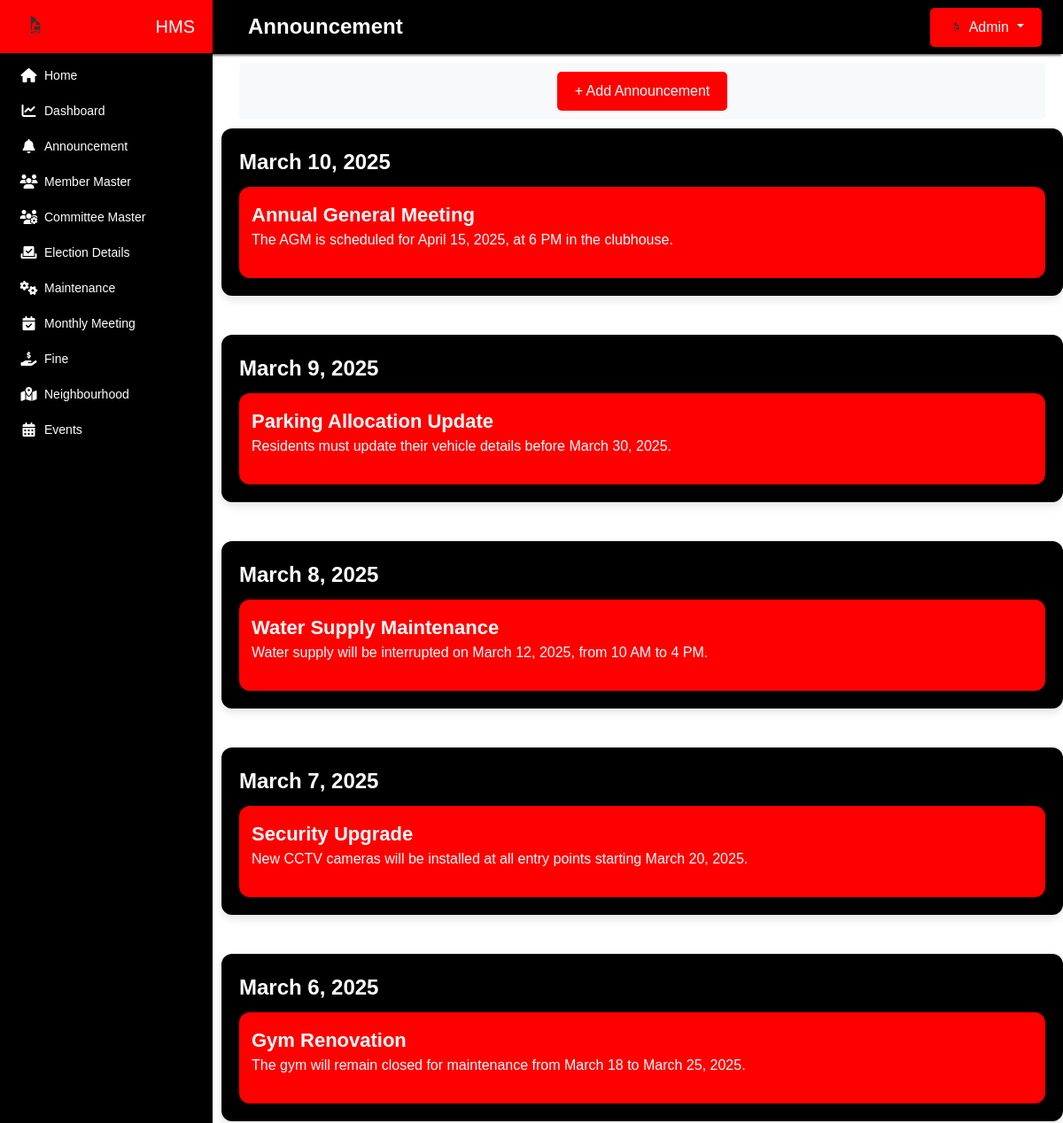
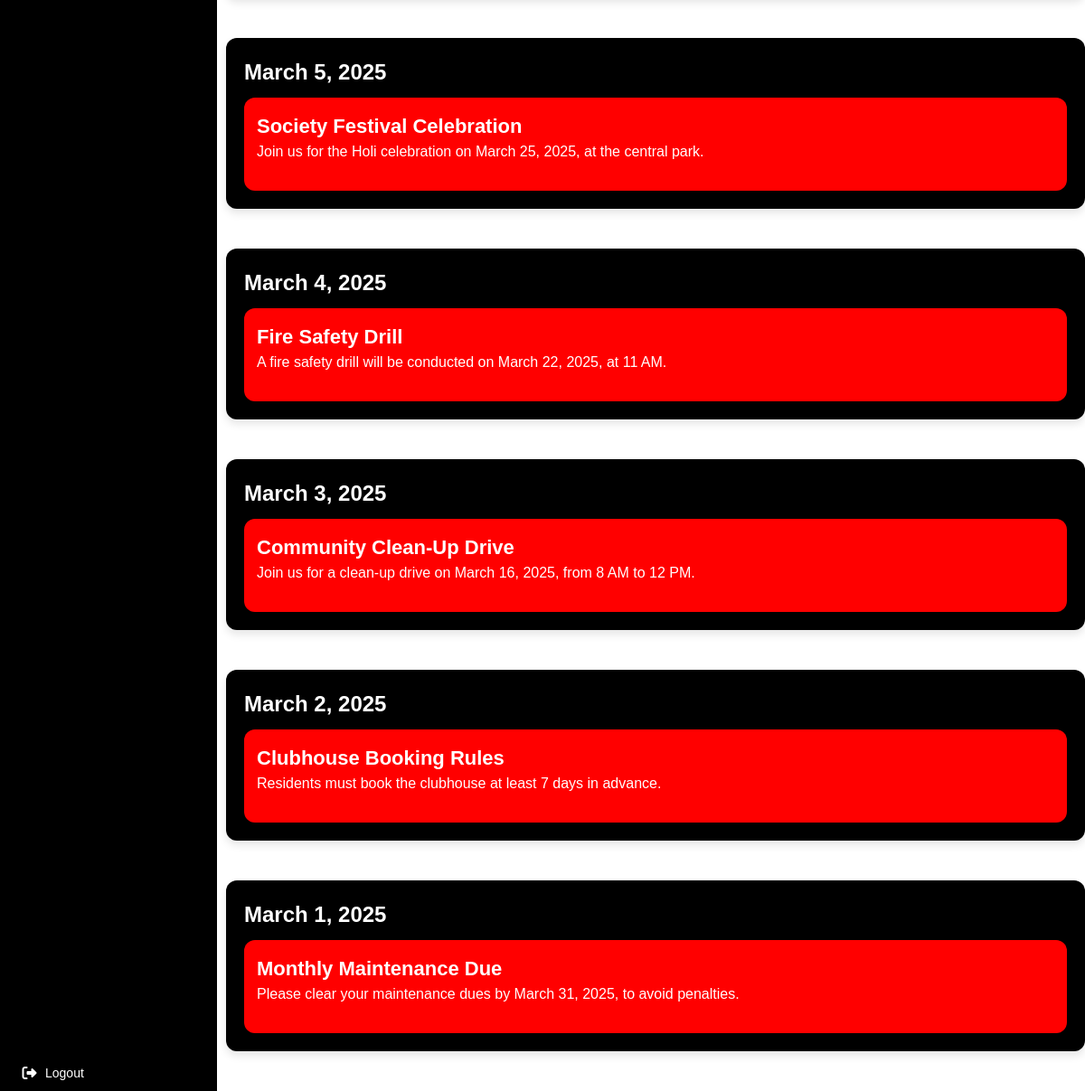
The page /frmAnnouncement.php (signed in) on the database its author committed (2 pictures, top to bottom).
### tables this page shows
CREATE TABLE `announcement` (
  `announcement_subject` varchar(255) NOT NULL,
  `announcement_text` varchar(255) NOT NULL,
  `created_at` timestamp NOT NULL DEFAULT current_timestamp()
);

### frmAnnouncement.php (the view, shortened to what this page needs)
<?php
include("db.php");
?>
<!DOCTYPE html>
<html lang="en">
<head>
    <?php include('Sidebar.php'); ?>
    <link rel="stylesheet" href="css/styleMaster.css">
</head>
<body>
<section class="home-section">
<nav class="custom-navbar d-flex justify-content-between align-items-center">
        <h1>Announcement</h1>
        <?php
            include 'AdminDropDown.php';
        ?>
      </nav>
    <div class="home-content">
         <div class="add-announcement-box">
            <button class="btn btn-success add-announcement-btn" onclick="openModal()">+ Add Announcement</button>
        </div>
        <?php
          $sql = "SELECT announcement_subject, announcement_text, created_at FROM announcement ORDER BY created_at DESC";
          $result = $conn->query($sql);
        ?>
        <div class="content-box">
            <?php while ($row = $result->fetch_assoc()): ?>
                <div class="day">
                    <div class="title"><?php echo date("F j, Y", strtotime($row['created_at'])); ?></div>
                    <div class="announce">
                        <div class="annou-title"><?php echo htmlspecialchars($row['announcement_subject']); ?></div>
                        <p><?php echo nl2br(htmlspecialchars($row['announcement_text'])); ?></p>
                    </div>
                </div>
                <br>
            <?php endwhile; ?>
        </div>
    </div>
</section>
</body>
</html>

### Sidebar.php (shortened to what this page needs)
    <link href="https://cdn.jsdelivr.net/npm/bootstrap@5.3.0/dist/css/bootstrap.min.css" rel="stylesheet">
    <link rel="stylesheet" href="https://cdnjs.cloudflare.com/ajax/libs/font-awesome/6.4.2/css/all.min.css">
    <link rel="stylesheet" type="text/css" href="css/stylehp.css">
<div class="sidebar">
    <div class="sidebar-container" id="sidebar">
        <div class="logo-details">
            <img src="images/1.png" alt="logo">
            <span class="logo_name">HMS</span>
        </div>
        <ul class="nav-links">
            <li><a href="index.php"><i class="fas fa fa-home"></i><span class="links_name">Home</span></a></li>
            <li><a href="frmAdminDashboard.php"><i class="fas fa-chart-line"></i><span class="links_name">Dashboard</span></a></li>
            <li><a href="frmAnnouncement.php"><i class="fas fa-bell"></i><span class="links_name">Announcement</span></a></li>
            <li><a href="frmMemberMaster.php"><i class="fas fa-users"></i><span class="links_name">Member Master</span></a></li>
            <li><a href="frmCommitteeMaster.php"><i class="fas fa-users-cog"></i><span class="links_name">Committee Master</span></a></li>
            <li><a href="frmElectionDetails.php"><i class="fas fa-vote-yea"></i><span class="links_name">Election Details</span></a></li>
            <li><a href="frmMaintenance.php"><i class="fas fa-cogs"></i><span class="links_name">Maintenance</span></a></li>
            <li><a href="frmMonthlyMeeting.php"><i class="fas fa-calendar-check"></i><span class="links_name">Monthly Meeting</span></a></li>
            <li><a href="frmFine.php"><i class="fas fa-hand-holding-usd"></i><span class="links_name">Fine</span></a></li>
            <li><a href="frmNeighbourHood.php"><i class="fas fa-map-marked-alt"></i><span class="links_name">Neighbourhood</span></a></li>
            <li><a href="frmEvent.php"><i class="fas fa-calendar-alt"></i><span class="links_name">Events</span></a></li>
            <li class="log_out"><a href="logout.php"><i class="fas fa-sign-out-alt"></i><span class="links_name">Logout</span></a></li>
        </ul>
    </div>
</div>

### AdminDropDown.php (shortened to what this page needs)
<?php
require('db.php');
$username = $_SESSION['username'];
$sql = "SELECT * FROM users WHERE username = ?";
$stmt = $conn->prepare($sql);
$stmt->bind_param("s", $username);
$stmt->execute();
$result = $stmt->get_result();
if ($result->num_rows > 0) {
    $user = $result->fetch_assoc();
} else {
    echo "User not found.";
    exit();
}
$profileImage = (!empty($user['profile_image']) && file_exists("Login1/" . $user['profile_image']))
    ? "Login1/" . $user['profile_image']
    : 'images/1.png';
$admin_data = [
    'id' => $user['id'],
    'username' => $user['username'],
    'full_name' => ucfirst($user['username']),
    'email' => $user['email'],
    'role' => ucfirst($user['user_type']),
    'join_date' => date("Y-m-d", strtotime($user['created_at'])),
    'profile_photo' =>  $profileImage
];
?>
<div class="dropdown  me-3">
                <button class="btn btn-secondary dropdown-toggle" type="button" id="profileDropdown" data-bs-toggle="dropdown" aria-expanded="false">
                    <img src="<?php echo htmlspecialchars($admin_data['profile_photo']); ?>"
                        alt="Profile Photo" class="rounded-circle" width="20" height="20">
                    <?php echo htmlspecialchars($admin_data['full_name']); ?>
                </button>
            </div>

### css/stylehp.css (style rules this page uses)
body { font-family: Arial, sans-serif; }
nav { background-color: #c53030; box-shadow: 0 4px 2px -2px gray; }
button { background: none; border: none; cursor: pointer; }
.sidebar .sidebar-container { position: fixed; height: 100%; width: 240px; background: #000; transition: all 0.5s ease; }
.sidebar .logo-details { height: 60px; display: flex; align-items: center; justify-content: space-between; background: #ff0000; padding: 0 20px; }
.sidebar .logo-details img { width: 40px; height: 40px; border-radius: 50%; }
.sidebar .logo-details .logo_name { color: white; font-size: 20px; font-weight: 500; transition: 0.5s; }
.sidebar .nav-links { margin-top: 5px; padding: 0; list-style: none; }
.sidebar .nav-links li { height: 40px; }
.sidebar .nav-links li a { height: 100%; width: 100%; display: flex; align-items: center; text-decoration: none; transition: all 0.4s ease; color: white; padding: 0 15px; font-size: 14px; }
.sidebar .nav-links li i { min-width: 35px; text-align: center; font-size: 16px; color: white; }
.sidebar .nav-links li a .links_name { font-size: 14px; font-weight: 400; white-space: nowrap; }
.sidebar .log_out { position: absolute; bottom: 0; width: 100%; }
.custom-navbar { background-color: black; padding: 10px 20px; margin-left: 250px; padding: 8.5px; text-align: left; padding-left: 280px; margin-left: 0; }
.custom-navbar h1 { color: white; margin: 0; font-size: 24px; font-weight: bold; }

### css/styleMaster.css (style rules this page uses)
.btn, .member-master-page .btn { background-color: #f00; color: #fff; padding: 10px 20px; border: none; border-radius: 5px; cursor: pointer; transition: all 0.3s; }
.home-section .home-content { margin-left: 250px; position: relative; }

### frmAnnouncement.php (style rules this page uses)
.home-content .content-box .day { width: 100%; border-radius: 12px; box-shadow: 0 5px 10px rgba(0, 0, 0, 0.1); background: #fff; padding: 20px; margin-bottom: 20px; transition: all 0.3s ease-in-out; background: black !important; }
.day .title { font-size: 24px; font-weight: bold; color: white; margin-bottom: 10px; }
.day .annou-title { font-size: 22px; font-weight: bold; color: white; }
.day .announce { border-radius: 12px; box-shadow: 0 5px 10px rgba(0, 0, 0, 0.1); background: #fff; padding: 15px 14px; transition: transform 0.3s; color:white; background-color: red; }
.add-announcement-box { margin: 10px 20px; padding: 10px; background: #f8f9fa; border-radius: 5px; text-align: center; }
.add-announcement-btn { background-color: #f00; color: #fff; padding: 10px 20px; border: none; border-radius: 5px; cursor: pointer; transition: all 0.3s; }

### rows shown on the page
announcement: created_at "March 10, 2025", announcement_subject "Annual General Meeting", announcement_text "The AGM is scheduled for April 15, 2025, at 6 PM in the clubhouse."
announcement: created_at "March 9, 2025", announcement_subject "Parking Allocation Update", announcement_text "Residents must update their vehicle details before March 30, 2025."
announcement: created_at "March 8, 2025", announcement_subject "Water Supply Maintenance", announcement_text "Water supply will be interrupted on March 12, 2025, from 10 AM to 4 PM."
announcement: created_at "March 7, 2025", announcement_subject "Security Upgrade", announcement_text "New CCTV cameras will be installed at all entry points starting March 20, 2025."
announcement: created_at "March 6, 2025", announcement_subject "Gym Renovation", announcement_text "The gym will remain closed for maintenance from March 18 to March 25, 2025."
announcement: created_at "March 5, 2025", announcement_subject "Society Festival Celebration", announcement_text "Join us for the Holi celebration on March 25, 2025, at the central park."
announcement: created_at "March 4, 2025", announcement_subject "Fire Safety Drill", announcement_text "A fire safety drill will be conducted on March 22, 2025, at 11 AM."
announcement: created_at "March 3, 2025", announcement_subject "Community Clean-Up Drive", announcement_text "Join us for a clean-up drive on March 16, 2025, from 8 AM to 12 PM."
announcement: created_at "March 2, 2025", announcement_subject "Clubhouse Booking Rules", announcement_text "Residents must book the clubhouse at least 7 days in advance."
announcement: created_at "March 1, 2025", announcement_subject "Monthly Maintenance Due", announcement_text "Please clear your maintenance dues by March 31, 2025, to avoid penalties."

### other values the page prints
$admin_data['full_name'] "Admin"
